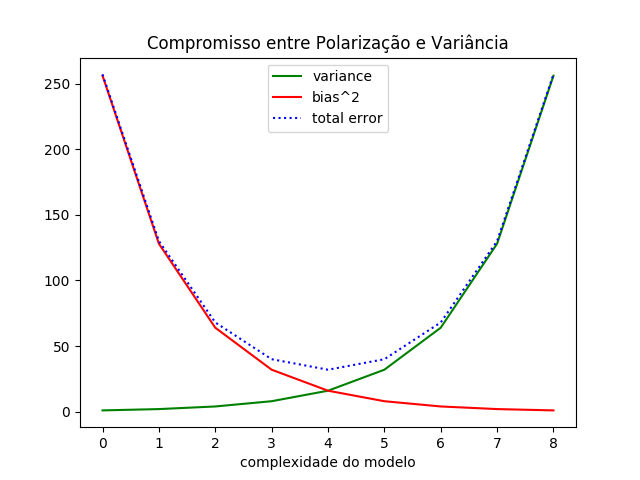

Reproduce this figure in Python.
from matplotlib import pyplot as plt

variance = [1, 2, 4, 8, 16, 32, 64, 128, 256]
bias_squared = [256, 128, 64, 32, 16, 8, 4, 2, 1]
total_error = [x + y for x, y in zip(variance, bias_squared)]
xs = [i for i, _ in enumerate(variance)]

# podemos fazer multiplas chamadas para plt.plot
# para mostrar multiplas series no mesmo grafico

plt.plot(xs, variance, 'g-', label='variance') # Linha verde s[olida
plt.plot(xs, bias_squared, 'r-', label='bias^2') # linha com linha de ponto tracejado vermelho
plt.plot(xs, total_error, 'b:', label='total error') # linha com pontilhado azul

# porque atribuimos rotulos para cada serie
# podemos obter uma legenda gratuita
# loc = 9 significa "top center"
plt.legend(loc=9)
plt.xlabel("complexidade do modelo")
plt.title("Compromisso entre Polarização e Variância")
plt.savefig("line_chart_01.png")